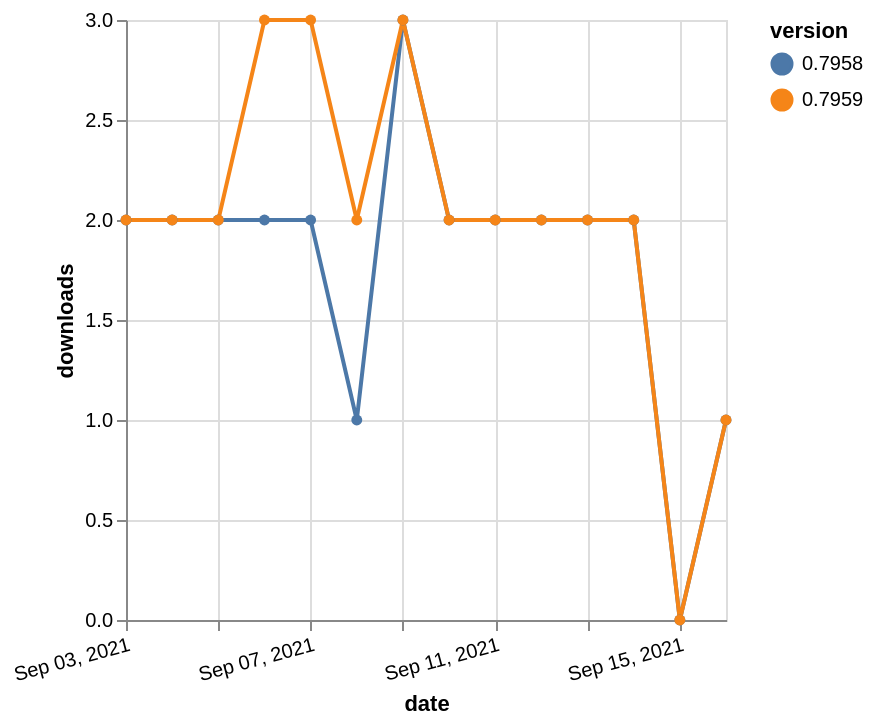

Express this chart as Vega-Lite.
### Vega-Lite specification from a JSON file in a GitHub repository (floating-point values rounded to 4 significant figures)
{"$schema": "https://vega.github.io/schema/vega-lite/v5.json", "description": "A simple bar chart with embedded data.", "data": {"values": [{"date": "2021-09-03", "total": 1951, "delta": 2, "version": "0.7958"}, {"date": "2021-09-04", "total": 1953, "delta": 2, "version": "0.7958"}, {"date": "2021-09-05", "total": 1955, "delta": 2, "version": "0.7958"}, {"date": "2021-09-06", "total": 1957, "delta": 2, "version": "0.7958"}, {"date": "2021-09-07", "total": 1959, "delta": 2, "version": "0.7958"}, {"date": "2021-09-08", "total": 1960, "delta": 1, "version": "0.7958"}, {"date": "2021-09-09", "total": 1963, "delta": 3, "version": "0.7958"}, {"date": "2021-09-10", "total": 1965, "delta": 2, "version": "0.7958"}, {"date": "2021-09-11", "total": 1967, "delta": 2, "version": "0.7958"}, {"date": "2021-09-12", "total": 1969, "delta": 2, "version": "0.7958"}, {"date": "2021-09-13", "total": 1971, "delta": 2, "version": "0.7958"}, {"date": "2021-09-14", "total": 1973, "delta": 2, "version": "0.7958"}, {"date": "2021-09-15", "total": 1973, "delta": 0, "version": "0.7958"}, {"date": "2021-09-16", "total": 1974, "delta": 1, "version": "0.7958"}, {"date": "2021-09-03", "total": 1950, "delta": 2, "version": "0.7959"}, {"date": "2021-09-04", "total": 1952, "delta": 2, "version": "0.7959"}, {"date": "2021-09-05", "total": 1954, "delta": 2, "version": "0.7959"}, {"date": "2021-09-06", "total": 1957, "delta": 3, "version": "0.7959"}, {"date": "2021-09-07", "total": 1960, "delta": 3, "version": "0.7959"}, {"date": "2021-09-08", "total": 1962, "delta": 2, "version": "0.7959"}, {"date": "2021-09-09", "total": 1965, "delta": 3, "version": "0.7959"}, {"date": "2021-09-10", "total": 1967, "delta": 2, "version": "0.7959"}, {"date": "2021-09-11", "total": 1969, "delta": 2, "version": "0.7959"}, {"date": "2021-09-12", "total": 1971, "delta": 2, "version": "0.7959"}, {"date": "2021-09-13", "total": 1973, "delta": 2, "version": "0.7959"}, {"date": "2021-09-14", "total": 1975, "delta": 2, "version": "0.7959"}, {"date": "2021-09-15", "total": 1975, "delta": 0, "version": "0.7959"}, {"date": "2021-09-16", "total": 1976, "delta": 1, "version": "0.7959"}]}, "width": "container", "mark": {"type": "line", "point": {"filled": true}}, "encoding": {"x": {"field": "date", "type": "temporal", "timeUnit": "yearmonthdate", "title": "date", "axis": {"labelAngle": -15}}, "y": {"field": "delta", "type": "quantitative", "title": "downloads"}, "color": {"field": "version", "type": "nominal"}, "tooltip": {"field": "delta"}}}
